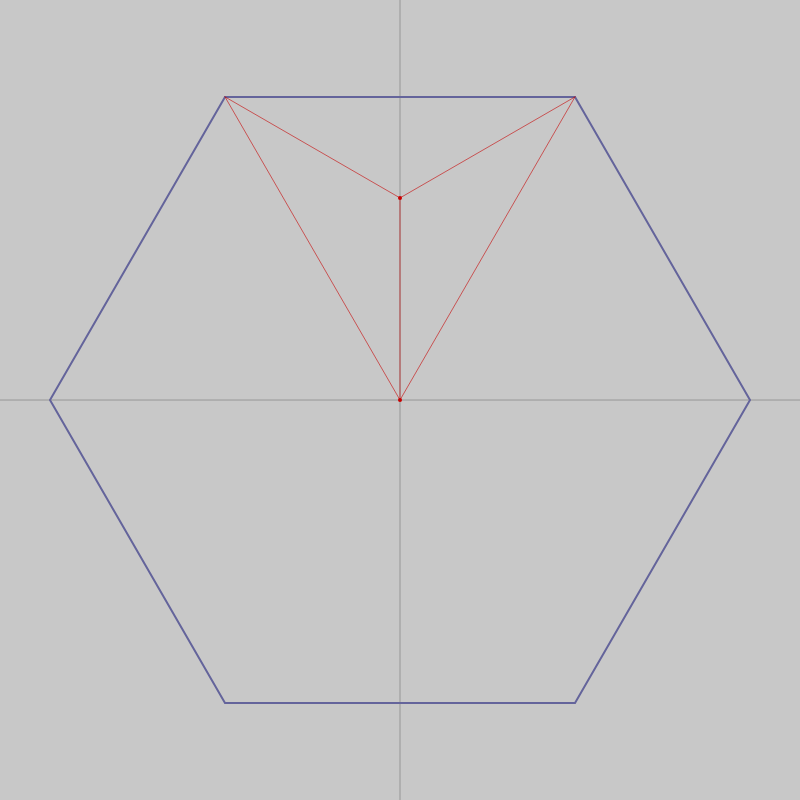
Frame 1 (no input)
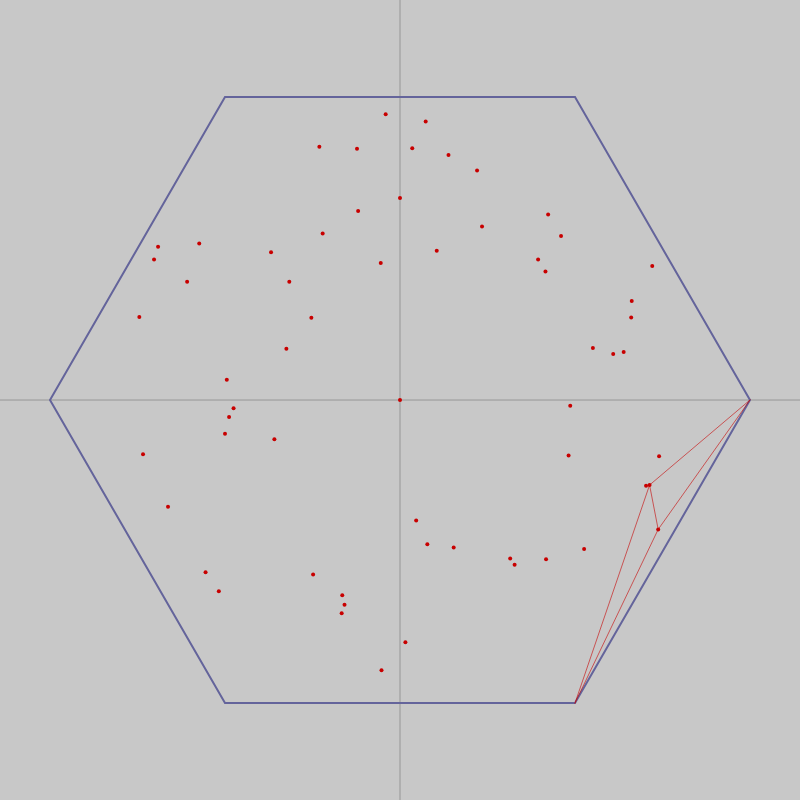
Frame 60 (no input)
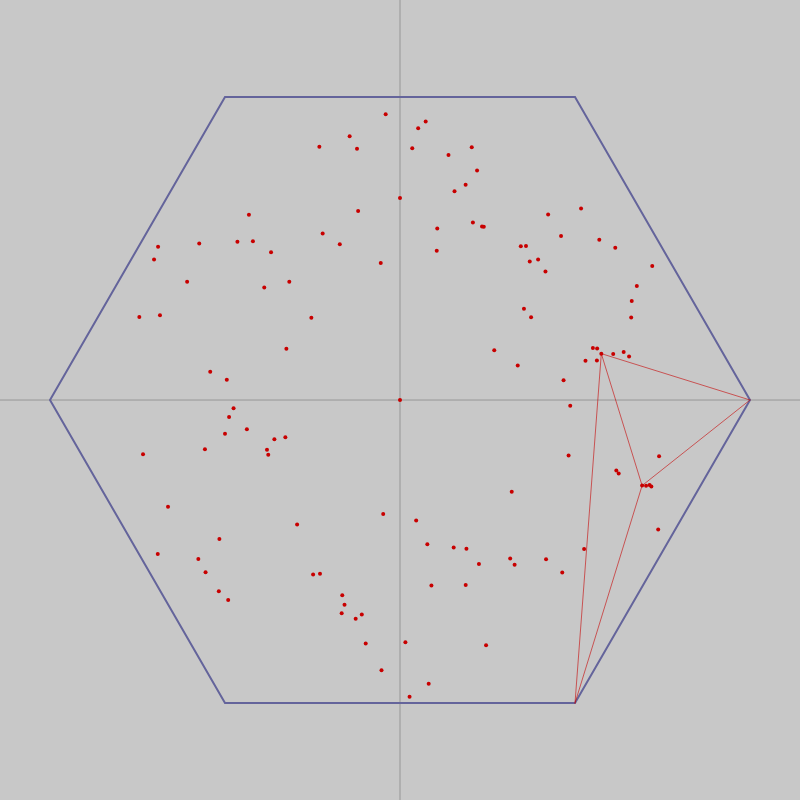
Frame 120 (the mouse pressed at the canvas centre since frame 60)

The p5.js sketch that drew these frames (run headless with seeded random() and noise() and a simulated clock; from frame 60 on, the mouse is pressed at the canvas centre):

// p5.js sketch
// ── sketch.js
const points = [];
const polygon = [];


function setup() {
  createCanvas(800, 800);
  angleMode(DEGREES);
  points.push(createVector(0, 0));
}

function draw() {
  background(200);

  strokeWeight(1);
  stroke(150);
  line(width / 2, 0, width / 2, height);
  line(0, height / 2, width, height / 2);

  noFill();
  drawPolygon(width / 2, height / 2, 350, 6);
  drawPoint(width / 2, height / 2);

  // noLoop();
}

function drawPolygon(x, y, r, vertexNum) {
  push();
  translate(x, y);

  strokeWeight(2);
  stroke(100, 100, 155);
  beginShape();
  for (let i = 0; i < vertexNum; i++) {
    const px = r * cos(360 * i / vertexNum);
    const py = r * sin(360 * i / vertexNum);
    vertex(px, py);
    polygon.push(createVector(px, py));
  }
  endShape(CLOSE);

  pop();
}

function drawPoint(x, y) {
  push();
  translate(x, y);

  strokeWeight(1);
  stroke(200, 0, 0, 150);
  const p1 = random(polygon);
  const p2 = polygon[(polygon.indexOf(p1) + 1) % polygon.length];
  const current = points[points.length - 1];
  line(current.x, current.y, p1.x, p1.y);
  line(current.x, current.y, p2.x, p2.y);
  const center = createVector((current.x + p1.x + p2.x) / 3, (current.y + p1.y + p2.y) / 3);
  point(center.x, center.y);
  line(current.x, current.y, center.x, center.y);
  line(p1.x, p1.y, center.x, center.y);
  line(p2.x, p2.y, center.x, center.y);
  points.push(center);
  strokeWeight(4);
  stroke(200, 0, 0);
  points.forEach(p => point(p.x, p.y));

  pop();
}
